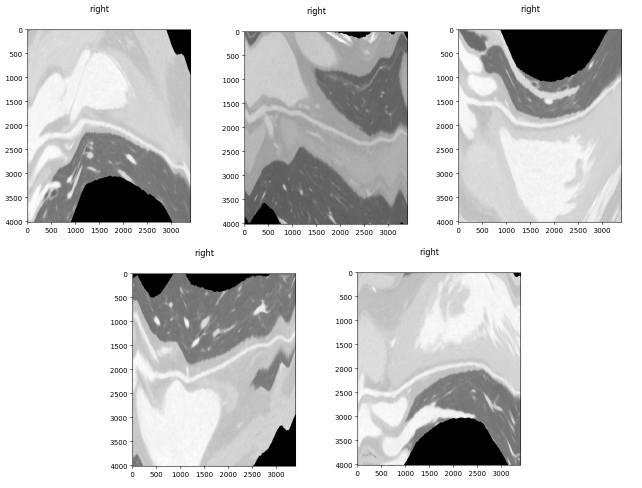
#> input picture mpr.png, 1284 x 976 px (shown at 1/2 size)
$ python -i lib_array.py   (imports and definitions only)
#> lines starting #> are read from the running program, lines starting #| are printed output that depends on the picture; after the words box and inside, x2 and y2 are one past the last pixel; in counts of white or black regions, pixels touching at a corner belong together
from tqdm import tqdm
from numba import njit
import scipy.ndimage as nd
import numpy as np
import cv2 as cv
import time
import os

def dilate_3d(image: np.ndarray, mask: np.ndarray = None, kernel_size: int = 0, iterations: int = 1, border_value: int = 0) -> np.ndarray:
    kernel = None
    if kernel_size > 0:
        kernel = np.ones((kernel_size, kernel_size, kernel_size))
    return nd.binary_dilation(image, mask=mask, structure=kernel, iterations=iterations, border_value=border_value)

def erode_3d(image: np.ndarray, mask: np.ndarray = None, kernel_size: int = 0, iterations: int = 1, border_value: int = 1) -> np.ndarray:
    kernel = None
    if kernel_size > 0:
        kernel = np.ones((kernel_size, kernel_size, kernel_size))
    return nd.binary_erosion(image, mask=mask, structure=kernel, iterations=iterations, border_value=border_value)

def floodfill_3d(image: np.ndarray, new_value: int = 2, seed: tuple = (0, 0, 0)) -> np.ndarray:
    if image.dtype == bool:
        raise ValueError('\"image\" parameter cannot be of boolean type. Please use the floodfill_3d_mask function')

    structure = np.ones((3, 3, 3), dtype=int)
    flood_filled, _ = nd.label(image == image[seed], structure=structure)
    image[flood_filled == flood_filled[seed]] = new_value
    return image

# [94 lines left out: functions floodfill_3d_mask, threshold_3d, crop_array, remove_heart, distinguish_3d, fill_holes, not called in this run]

def filter_points(data: np.ndarray):
    timer = time.time()

    mask = data > 0
    print(f'\t--masking: {round(time.time() - timer, 3)}s')
    timer = time.time()

    dilated = dilate_3d(mask, iterations=5)
    print(f'\t--dilating: {round(time.time() - timer, 3)}s')
    timer = time.time()

    flooded = floodfill_3d(dilated.astype(int), new_value=255)
    flooded = np.where(flooded < 255, 255, 0)
    print(f'\t--flooding: {round(time.time() - timer, 3)}s')
    timer = time.time()

    eroded = erode_3d(flooded, iterations=5)
    print(f'\t--eroding: {round(time.time() - timer, 3)}s')
    timer = time.time()
    return eroded

# [134 lines left out: functions extract_blob_indices, coordinate_bounds_3d, find_skeleton_distance_to_pole, find_closest_skeletons, find_skeletons, floodfill_nearby_skeletons and 5 more, not called in this run]

def find_aorta(image: np.ndarray) -> tuple[int, int]:
    largest_contour = get_largest_contour(image)
    return get_contour_center(largest_contour)

# [22 lines left out: functions flood_single_layer, filter_horizontal_slices, not called in this run]

>>> import cv2
>>> picture = cv2.imread('../../mpr.png')
#> picture is the input picture: shape (976, 1284, 3); min 0, max 255, mean 208.7
>>> result = filter_points(picture)
#> in filter_points, `mask = data > 0`:
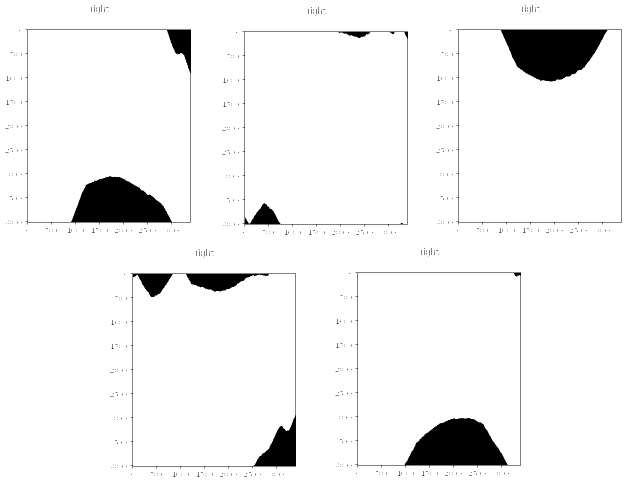
#> mask: shape (976, 1284, 3) bool (shown at 1/2 size); 94.9% white; 510 black regions (505 under 20 px), largest, box (x1, y1, x2, y2) and area: (913, 59, 1244, 449) 16917, (51, 59, 382, 449) 16362, (711, 545, 1042, 935) 14931, (261, 547, 592, 937) 11011, (485, 63, 816, 453) 3465
#> in dilate_3d, `return nd.binary_dilation(image, mask=mask, structure=kernel, iteratio..`:
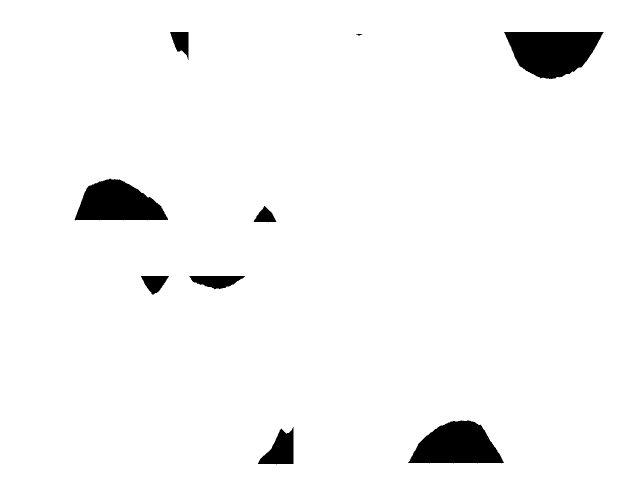
#> returned value: shape (976, 1284, 3) bool (shown at 1/2 size); 96.5% white; 9 black regions, largest, box (x1, y1, x2, y2) and area: (1008, 64, 1207, 158) 13236, (816, 841, 1008, 927) 11323, (149, 357, 336, 441) 10713
#> in filter_points, `flooded = np.where(flooded < 255, 255, 0)`:
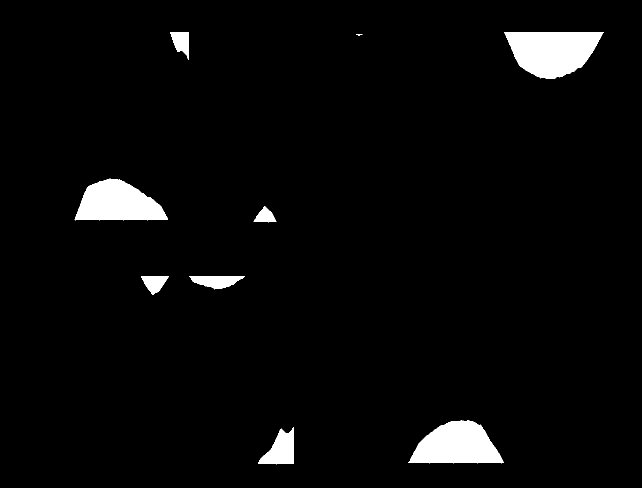
#> flooded: shape (976, 1284, 3) int64 (shown at 1/2 size); 3.5% white; 9 white regions, largest, box (x1, y1, x2, y2) and area: (1008, 64, 1207, 158) 13236, (816, 841, 1008, 927) 11323, (149, 357, 336, 441) 10713
#> in erode_3d, `return nd.binary_erosion(image, mask=mask, structure=kernel, iteration..`:
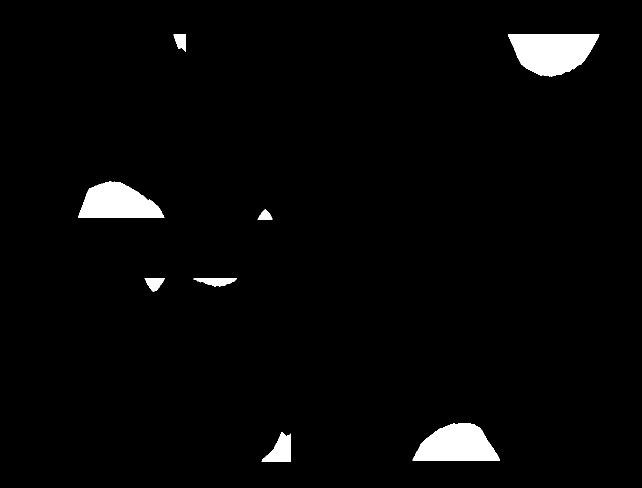
#> returned value: shape (976, 1284, 3) bool (shown at 1/2 size); 2.7% white; 8 white regions, largest, box (x1, y1, x2, y2) and area: (1016, 69, 1199, 153) 11019, (825, 846, 1000, 922) 9259, (156, 362, 329, 436) 8661
